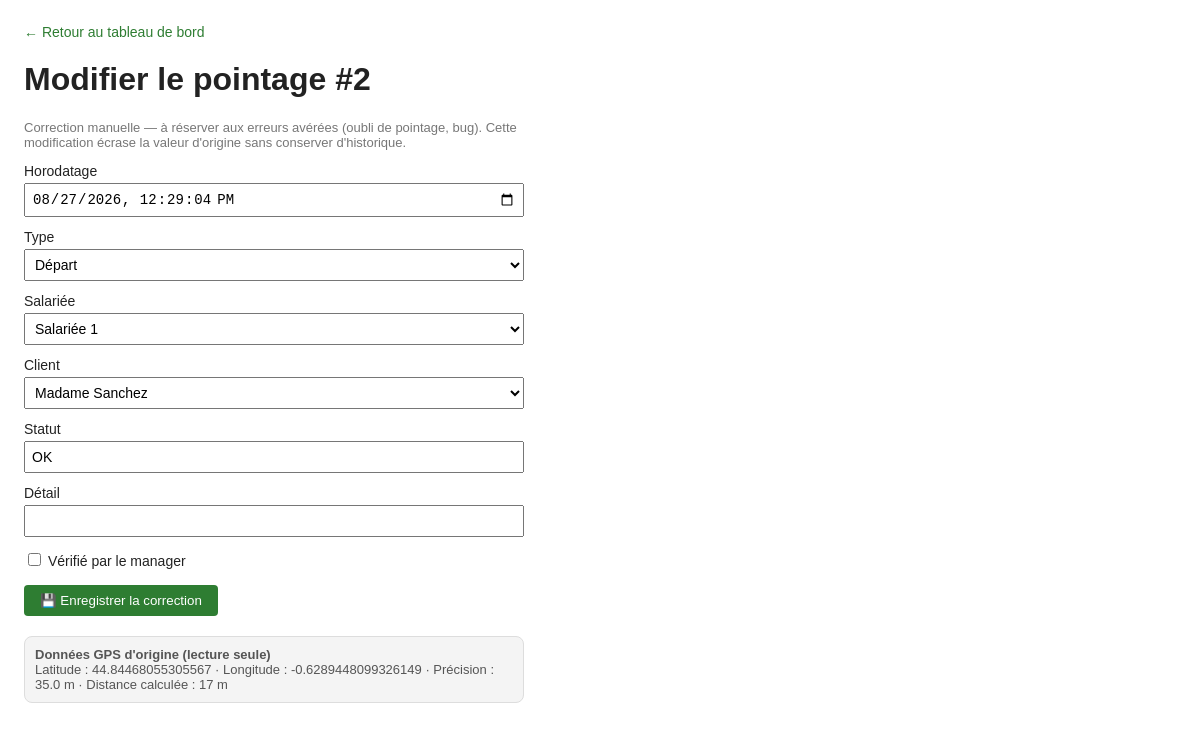
Page /admin/pointage/2 on the committed database.
### tables this page shows
CREATE TABLE pointages (
            id INTEGER PRIMARY KEY AUTOINCREMENT,
            horodatage TEXT NOT NULL,
            type TEXT NOT NULL,
            salariee TEXT NOT NULL,
            client TEXT NOT NULL,
            lat REAL,
            lng REAL,
            precision REAL,
            distance INTEGER,
            statut TEXT,
            detail TEXT,
            verifie INTEGER DEFAULT 0
        );

### main.py (the view)
@app.get("/admin/pointage/{pid}", response_class=HTMLResponse)
async def fiche_pointage(request: Request, pid: int):
    return templates.TemplateResponse("pointage_detail.html", {
        "request": request,
        "p": get_pointage(pid),
        "employes": get_employes(),  # tous, y compris inactifs, au cas où le pointage les référence
        "clients": list(CLIENTS.keys())
    })

### templates/pointage_detail.html (shortened to what this page needs)
<!DOCTYPE html>
<html lang="fr">
<head>
</head>
<body>
<nav><a href="/admin">← Retour au tableau de bord</a></nav>
<h1>Modifier le pointage #{{ p.id }}</h1>
<p style="font-size:13px;color:#777;">Correction manuelle — à réserver aux erreurs avérées (oubli de pointage, bug). Cette modification écrase la valeur d'origine sans conserver d'historique.</p>
<form method="post" action="/admin/pointage/{{ p.id }}/edit">
  <label>Horodatage <input name="horodatage" type="datetime-local" step="1" value="{{ p.horodatage }}" required></label>
  <label>Type
    <select name="type" required>
      <option value="Départ" {{ "selected" if p.type == "Départ" else "" }}>Départ</option>
    </select>
  </label>
  <label>Salariée
    <select name="salariee" required>
      {% for e in employes %}<option value="{{ e.nom }}" {{ "selected" if e.nom == p.salariee else "" }}>{{ e.nom }}</option>{% endfor %}
    </select>
  </label>
  <label>Client
    <select name="client" required>
      {% for c in clients %}<option value="{{ c }}" {{ "selected" if c == p.client else "" }}>{{ c }}</option>{% endfor %}
    </select>
  </label>
  <label>Statut <input name="statut" value="{{ p.statut }}" required></label>
  <label>Détail <input name="detail" value="{{ p.detail or '' }}"></label>
  <label><input type="checkbox" name="verifie" style="width:auto;display:inline" {{ "checked" if p.verifie else "" }}> Vérifié par le manager</label>
  <button type="submit">💾 Enregistrer la correction</button>
</form>
<div class="lecture-seule">
  <strong>Données GPS d'origine (lecture seule)</strong><br>
  Latitude : {{ p.lat or "—" }} · Longitude : {{ p.lng or "—" }} · Précision : {{ p.precision or "—" }} m · Distance calculée : {{ p.distance or "—" }} m
</div>
</body>
</html>

### templates/pointage_detail.html (style rules this page uses)
body { font-family: Arial, sans-serif; margin: 24px; color: #222; max-width: 500px; }
nav { margin-bottom: 20px; font-size: 14px; }
nav a { margin-right: 14px; color: #2e7d32; text-decoration: none; }
label { display: block; margin-top: 12px; font-size: 14px; }
input, select { font-size: 14px; padding: 6px; width: 100%; box-sizing: border-box; margin-top: 4px; }
button { padding: 8px 16px; border: none; border-radius: 4px; background: #2e7d32; color: white; cursor: pointer; margin-top: 16px; }
.lecture-seule { background: #f4f4f4; border: 1px solid #ddd; border-radius: 8px; padding: 10px; font-size: 13px; color: #555; margin-top: 20px; }

### rows in the picture
pointages: id "2", horodatage "08/27/2026 12:29:04", statut "OK", lat "44.84468055305567", lng "-0.6289448099326149", precision "35.0", distance "17"

### other values in the picture
form field salariee "Salariée 1"
form field client "Madame Sanchez"
